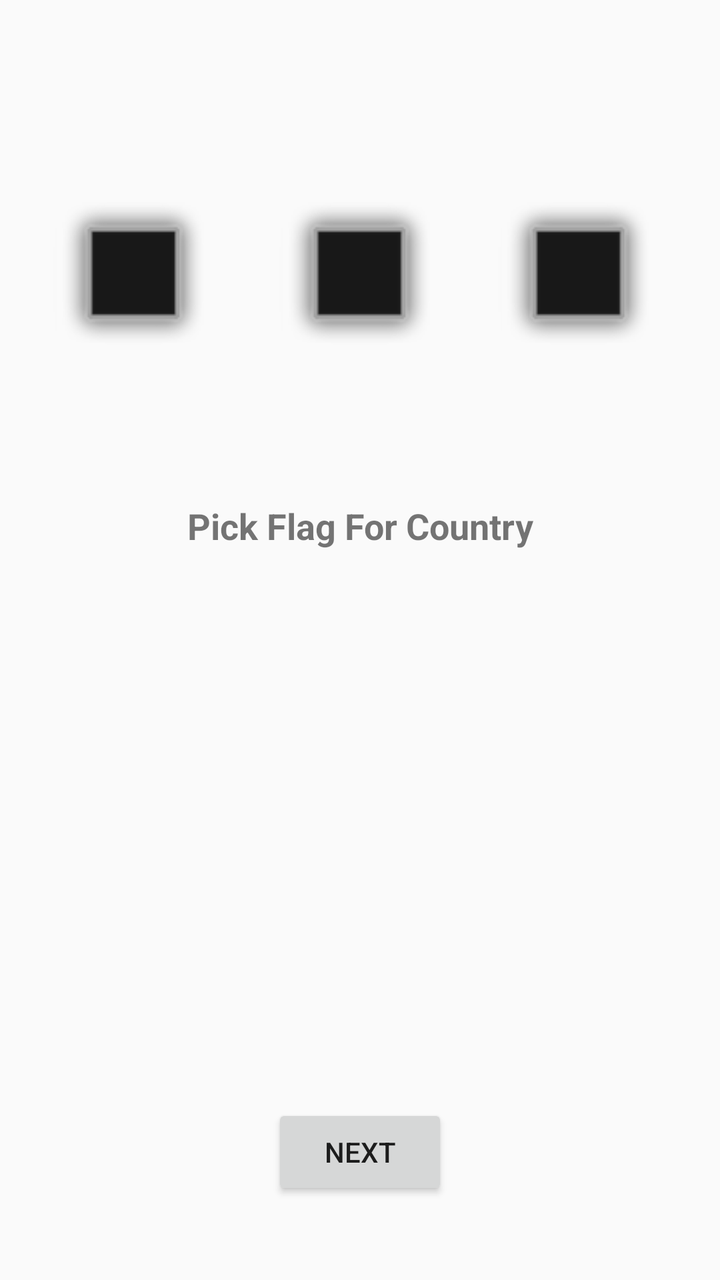
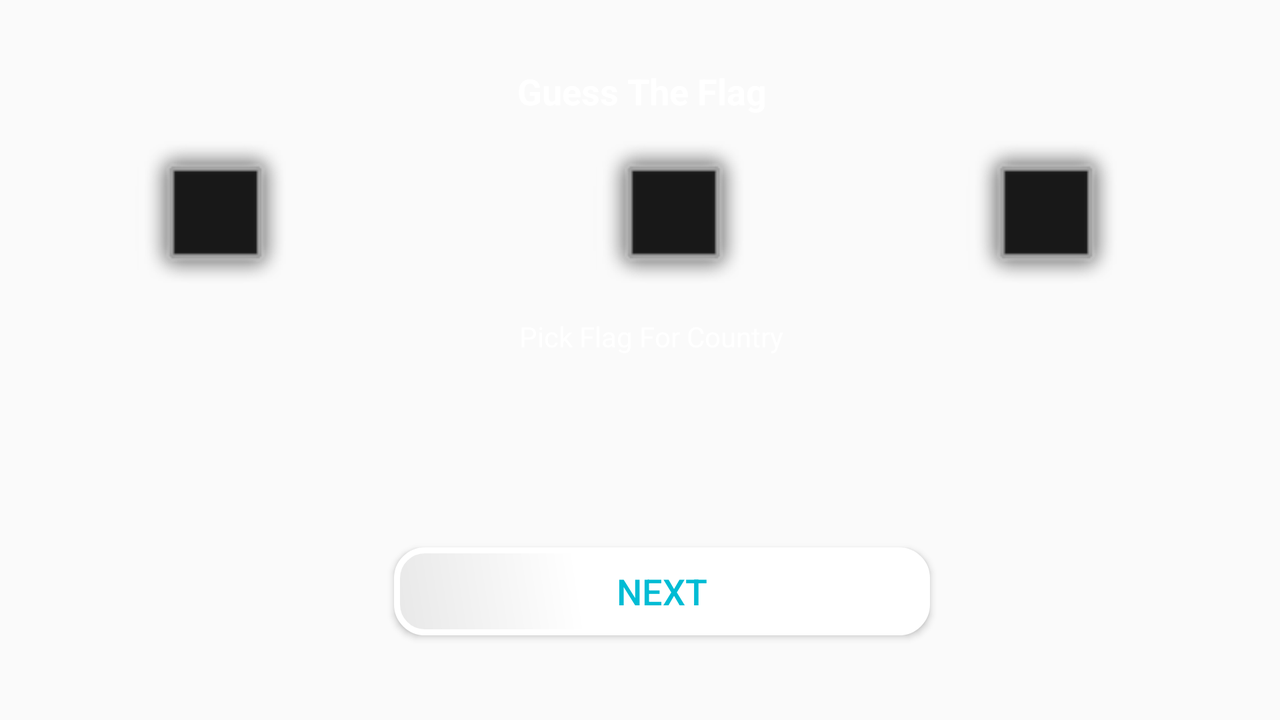

Compare how this app lays out the same screen by default and in its alternative resource folder. The renders come first, then the two layout files and the values they reference.
<!-- AndroidManifest.xml: application theme AppTheme -->
<!-- res/layout/activity_game_guess_the_flag.xml -->
<?xml version="1.0" encoding="utf-8"?>
<android.support.constraint.ConstraintLayout xmlns:android="http://schemas.android.com/apk/res/android"
    xmlns:app="http://schemas.android.com/apk/res-auto"
    xmlns:tools="http://schemas.android.com/tools"
    android:layout_width="match_parent"
    android:layout_height="match_parent"
    tools:context=".GameGuessTheFlag">

    <ImageView
        android:id="@+id/game_image_3_1"
        android:layout_width="109dp"
        android:layout_height="80dp"
        android:layout_marginStart="8dp"
        android:contentDescription="@string/game3_image1"
        android:onClick="imageOneClick"
        app:layout_constraintEnd_toStartOf="@+id/game_image_3_2"
        app:layout_constraintHorizontal_bias="0.5"
        app:layout_constraintStart_toStartOf="parent"
        app:layout_constraintTop_toTopOf="@+id/game_image_3_2"
        app:srcCompat="@android:drawable/alert_dark_frame" />

    <ImageView
        android:id="@+id/game_image_3_2"
        android:layout_width="109dp"
        android:layout_height="80dp"
        android:layout_marginStart="8dp"
        android:layout_marginTop="8dp"
        android:layout_marginBottom="8dp"
        android:contentDescription="@string/game3_image2"
        android:onClick="imagetwoClick"
        app:layout_constraintBottom_toBottomOf="parent"
        app:layout_constraintEnd_toStartOf="@+id/game_image_3_3"
        app:layout_constraintHorizontal_bias="0.5"

        app:layout_constraintTop_toTopOf="parent"
        app:layout_constraintVertical_bias="0.171"
        app:srcCompat="@android:drawable/alert_dark_frame" />

    <ImageView
        android:id="@+id/game_image_3_3"
        android:layout_width="110dp"
        android:layout_height="80dp"
        android:layout_marginStart="8dp"
        android:layout_marginTop="8dp"
        android:layout_marginEnd="16dp"
        android:layout_marginBottom="8dp"
        android:contentDescription="@string/game3_image3"
        android:onClick="imageThreeClick"
        app:layout_constraintBottom_toBottomOf="parent"
        app:layout_constraintEnd_toEndOf="parent"
        app:layout_constraintHorizontal_bias="1.0"
        app:layout_constraintStart_toStartOf="parent"
        app:layout_constraintTop_toTopOf="parent"
        app:layout_constraintVertical_bias="0.171"
        app:srcCompat="@android:drawable/alert_dark_frame" />

    <TextView
        android:id="@+id/pick_flag_text"
        android:layout_width="204dp"
        android:layout_height="35dp"
        android:layout_marginStart="8dp"
        android:layout_marginTop="8dp"
        android:layout_marginEnd="8dp"
        android:layout_marginBottom="8dp"
        android:text="@string/pick_flag_for_country"
        android:textAlignment="center"
        android:textSize="18sp"
        android:textStyle="bold"
        app:layout_constraintBottom_toBottomOf="parent"
        app:layout_constraintEnd_toEndOf="parent"
        app:layout_constraintStart_toStartOf="parent"
        app:layout_constraintTop_toBottomOf="@+id/game_image_3_2"
        app:layout_constraintVertical_bias="0.151" />

    <TextView
        android:id="@+id/text_country_name"
        android:layout_width="164dp"
        android:layout_height="49dp"
        android:layout_marginTop="8dp"
        android:layout_marginBottom="8dp"
        android:textAlignment="center"
        android:textSize="18sp"
        android:textStyle="bold"
        app:layout_constraintBottom_toBottomOf="parent"
        app:layout_constraintEnd_toEndOf="parent"
        app:layout_constraintHorizontal_bias="0.502"
        app:layout_constraintStart_toStartOf="parent"
        app:layout_constraintTop_toBottomOf="@+id/pick_flag_text"
        app:layout_constraintVertical_bias="0.159" />

    <Button
        android:id="@+id/button_next_game3"
        android:layout_width="wrap_content"
        android:layout_height="wrap_content"
        android:layout_marginBottom="40dp"
        android:onClick="next_quiz"
        android:text="@string/next"
        android:visibility="visible"
        app:layout_constraintBottom_toBottomOf="parent"
        app:layout_constraintEnd_toEndOf="parent"
        app:layout_constraintStart_toStartOf="parent" />

    <TextView
        android:id="@+id/text_result_game3"
        android:layout_width="106dp"
        android:layout_height="41dp"
        android:layout_marginTop="8dp"
        android:layout_marginBottom="8dp"
        android:textAlignment="center"
        android:textStyle="bold"
        app:layout_constraintBottom_toTopOf="@+id/button_next_game3"
        app:layout_constraintEnd_toEndOf="parent"
        app:layout_constraintStart_toStartOf="parent"
        app:layout_constraintTop_toBottomOf="@+id/text_country_name" />

    <TextView
        android:id="@+id/text_timer_game3"
        android:layout_width="51dp"
        android:layout_height="43dp"
        android:layout_marginStart="8dp"
        android:layout_marginTop="8dp"
        android:layout_marginEnd="8dp"
        android:layout_marginBottom="8dp"
        android:textAlignment="center"
        android:textSize="24sp"
        android:textStyle="bold"
        app:layout_constraintBottom_toBottomOf="parent"
        app:layout_constraintEnd_toEndOf="parent"
        app:layout_constraintHorizontal_bias="0.935"
        app:layout_constraintStart_toStartOf="parent"
        app:layout_constraintTop_toTopOf="parent"
        app:layout_constraintVertical_bias="0.017" />
</android.support.constraint.ConstraintLayout>
<!-- resources referenced by this layout -->
<resources>
  <string name="game3_image1">game3_image1</string>
  <string name="game3_image2">game3_image2</string>
  <string name="game3_image3">game3_image3</string>
  <string name="next">Next</string>
  <string name="pick_flag_for_country">Pick Flag For Country</string>
  <style name="AppTheme" parent="Theme.AppCompat.Light.DarkActionBar">
  
          
          <item name="colorPrimary">@color/colorPrimary</item>
          <item name="colorPrimaryDark">@color/colorPrimaryDark</item>
          <item name="colorAccent">@color/colorAccent</item>
      </style>
</resources>
<!-- res/layout-land/activity_game_guess_the_flag.xml (the repository's variant of the layout above) -->
<!-- drawn on the phone turned sideways -->
<?xml version="1.0" encoding="utf-8"?>
<android.support.constraint.ConstraintLayout xmlns:android="http://schemas.android.com/apk/res/android"
    xmlns:app="http://schemas.android.com/apk/res-auto"
    xmlns:tools="http://schemas.android.com/tools"
    android:layout_width="match_parent"
    android:layout_height="match_parent"
    android:background="@drawable/game_3_backg_lands"
    tools:context=".GameGuessTheFlag">

    <ImageView
        android:id="@+id/game_image_3_1"
        android:layout_width="157dp"
        android:layout_height="80dp"
        android:layout_marginStart="8dp"
        android:layout_marginTop="8dp"
        android:layout_marginBottom="8dp"
        android:contentDescription="@string/game3_image1"
        android:onClick="imageOneClick"
        app:layout_constraintBottom_toBottomOf="parent"
        app:layout_constraintEnd_toStartOf="@+id/game_image_3_2"
        app:layout_constraintHorizontal_bias="0.222"
        app:layout_constraintStart_toStartOf="parent"
        app:layout_constraintTop_toTopOf="parent"
        app:layout_constraintVertical_bias="0.238"
        app:srcCompat="@android:drawable/alert_dark_frame" />

    <ImageView
        android:id="@+id/game_image_3_2"
        android:layout_width="154dp"
        android:layout_height="80dp"
        android:layout_marginStart="8dp"
        android:layout_marginTop="8dp"
        android:layout_marginEnd="8dp"
        android:layout_marginBottom="8dp"
        android:contentDescription="@string/game3_image2"
        android:onClick="imagetwoClick"

        app:layout_constraintBottom_toBottomOf="parent"
        app:layout_constraintEnd_toStartOf="@+id/game_image_3_3"
        app:layout_constraintHorizontal_bias="0.901"
        app:layout_constraintStart_toStartOf="parent"
        app:layout_constraintTop_toTopOf="parent"
        app:layout_constraintVertical_bias="0.238"
        app:srcCompat="@android:drawable/alert_dark_frame" />

    <ImageView
        android:id="@+id/game_image_3_3"
        android:layout_width="147dp"
        android:layout_height="80dp"
        android:layout_marginStart="8dp"
        android:layout_marginTop="8dp"
        android:layout_marginEnd="16dp"
        android:layout_marginBottom="8dp"
        android:contentDescription="@string/game3_image3"
        android:onClick="imageThreeClick"
        app:layout_constraintBottom_toBottomOf="parent"
        app:layout_constraintEnd_toEndOf="parent"
        app:layout_constraintHorizontal_bias="0.941"
        app:layout_constraintStart_toStartOf="parent"
        app:layout_constraintTop_toTopOf="parent"
        app:layout_constraintVertical_bias="0.238"
        app:srcCompat="@android:drawable/alert_dark_frame" />

    <TextView
        android:id="@+id/pick_flag_text"
        android:layout_width="204dp"
        android:layout_height="35dp"
        android:layout_marginStart="8dp"
        android:layout_marginTop="8dp"
        android:layout_marginEnd="8dp"
        android:layout_marginBottom="8dp"
        android:text="@string/pick_flag_for_country"
        android:textAlignment="center"
        android:textColor="@android:color/white"
        android:textSize="14sp"
        app:layout_constraintBottom_toBottomOf="parent"
        app:layout_constraintEnd_toEndOf="parent"
        app:layout_constraintHorizontal_bias="0.513"
        app:layout_constraintStart_toStartOf="parent"
        app:layout_constraintTop_toBottomOf="@+id/game_image_3_2"
        app:layout_constraintVertical_bias="0.0" />

    <TextView
        android:id="@+id/text_country_name"
        android:layout_width="417dp"
        android:layout_height="47dp"
        android:layout_marginTop="8dp"
        android:layout_marginBottom="8dp"
        android:textAlignment="center"
        android:textSize="18sp"
        android:textStyle="bold"
        app:layout_constraintBottom_toBottomOf="parent"
        app:layout_constraintEnd_toEndOf="parent"
        app:layout_constraintHorizontal_bias="0.501"
        app:layout_constraintStart_toStartOf="parent"
        app:layout_constraintTop_toTopOf="parent"
        app:layout_constraintVertical_bias="0.661" />

    <Button
        android:id="@+id/button_next_game3"
        android:layout_width="268dp"
        android:layout_height="44dp"
        android:layout_marginTop="8dp"
        android:layout_marginBottom="40dp"
        android:background="@drawable/shape_game1"
        android:onClick="next_quiz"
        android:text="@string/nextgame3"
        android:textColor="#00BCD4"
        android:textSize="18sp"
        android:visibility="visible"
        app:layout_constraintBottom_toBottomOf="parent"
        app:layout_constraintEnd_toEndOf="parent"
        app:layout_constraintHorizontal_bias="0.53"
        app:layout_constraintStart_toStartOf="parent"
        app:layout_constraintTop_toTopOf="parent"
        app:layout_constraintVertical_bias="0.991" />

    <TextView
        android:id="@+id/text_result_game3"
        android:layout_width="137dp"
        android:layout_height="41dp"
        android:layout_marginTop="8dp"
        android:layout_marginBottom="8dp"
        android:textAlignment="center"
        android:textStyle="bold"
        app:layout_constraintBottom_toBottomOf="parent"
        app:layout_constraintEnd_toEndOf="parent"
        app:layout_constraintHorizontal_bias="0.481"
        app:layout_constraintStart_toStartOf="parent"
        app:layout_constraintTop_toTopOf="parent"
        app:layout_constraintVertical_bias="1.0" />

    <TextView
        android:id="@+id/text_timer_game3"
        android:layout_width="40dp"
        android:layout_height="49dp"
        android:layout_marginStart="8dp"
        android:layout_marginEnd="8dp"
        android:layout_marginBottom="308dp"
        android:textAlignment="center"
        android:textColor="@android:color/white"
        android:textSize="24sp"
        app:layout_constraintBottom_toBottomOf="parent"
        app:layout_constraintEnd_toEndOf="parent"
        app:layout_constraintHorizontal_bias="1.0"
        app:layout_constraintStart_toStartOf="parent" />

    <TextView
        android:id="@+id/game3_header_text"
        android:layout_width="211dp"
        android:layout_height="42dp"
        android:layout_marginStart="8dp"
        android:layout_marginTop="8dp"
        android:layout_marginEnd="8dp"
        android:layout_marginBottom="8dp"
        android:text="Guess The Flag"
        android:textAlignment="center"
        android:textColor="@android:color/white"
        android:textSize="18sp"
        android:textStyle="bold"
        app:layout_constraintBottom_toBottomOf="parent"
        app:layout_constraintEnd_toEndOf="parent"
        app:layout_constraintHorizontal_bias="0.503"
        app:layout_constraintStart_toStartOf="parent"
        app:layout_constraintTop_toTopOf="parent"
        app:layout_constraintVertical_bias="0.084" />

    <Button
        android:id="@+id/back_game3"
        android:layout_width="73dp"
        android:layout_height="16dp"
        android:layout_marginStart="8dp"
        android:layout_marginTop="8dp"
        android:layout_marginEnd="8dp"
        android:layout_marginBottom="5dp"
        android:alpha="0"
        android:onClick="back"
        app:layout_constraintBottom_toBottomOf="parent"
        app:layout_constraintEnd_toEndOf="parent"
        app:layout_constraintHorizontal_bias="0.0"
        app:layout_constraintStart_toStartOf="parent"
        app:layout_constraintTop_toTopOf="parent"
        app:layout_constraintVertical_bias="0.0" />
</android.support.constraint.ConstraintLayout>
<!-- resources referenced by the variant -->
<!-- as the phone turned sideways resolves them -->
<resources>
  <!-- drawable shape_game1 (drawable) -->
  <?xml version="1.0" encoding="utf-8"?>
  <shape xmlns:android="http://schemas.android.com/apk/res/android"
      android:shape="rectangle">
      <corners android:radius="14dp" />
      <gradient
          android:angle="45"
          android:centerX="35%"
          android:centerColor="#FFFFFF"
          android:startColor="#E8E8E8"
          android:endColor="#FFFFFF"
          android:type="linear" />
      <padding
          android:left="0dp"
          android:top="0dp"
          android:right="0dp"
          android:bottom="0dp" />
      <size
          android:width="270dp"
          android:height="60dp" />
      <stroke
          android:width="3dp"
          android:color="#FFFFFF" />
  </shape>
  <string name="game3_image1">game3_image1</string>
  <string name="game3_image2">game3_image2</string>
  <string name="game3_image3">game3_image3</string>
  <string name="nextgame3">Next</string>
  <string name="pick_flag_for_country">Pick Flag For Country</string>
  <style name="AppTheme" parent="Theme.AppCompat.Light.DarkActionBar">
  
          
          <item name="colorPrimary">@color/colorPrimary</item>
          <item name="colorPrimaryDark">@color/colorPrimaryDark</item>
          <item name="colorAccent">@color/colorAccent</item>
      </style>
</resources>
